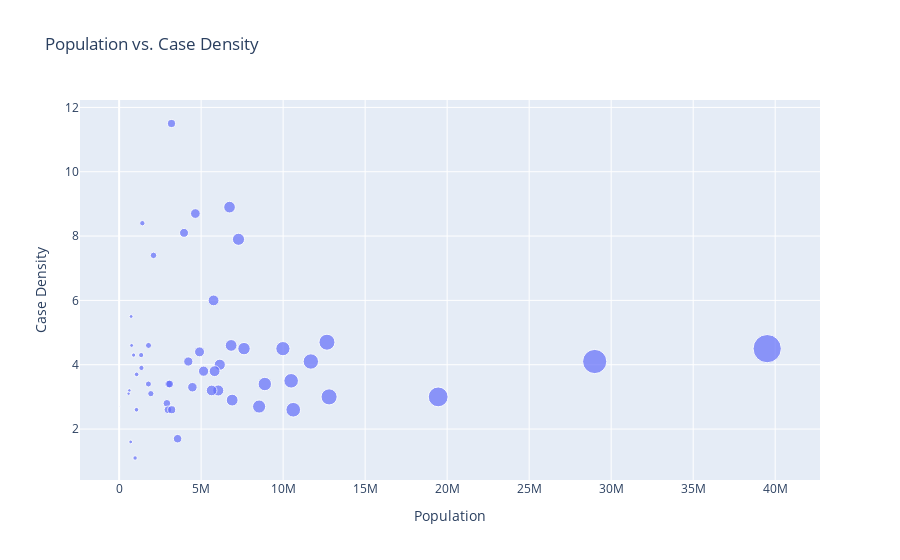

The code cell stored with this chart in its notebook:
### Markdown cell above
# Current Population vs. Case Density - Scatter Plot
Here we are looking at the current population of each state and the case density. We are using a scatter plot to visualize the data. This help us to see if there is a correlation between the population per unit land area of a state and the number of cases.

### (In order to see data on a specifdic state, we can hover over the data point and see the state name and the number of cases per 100,000 people.)

### Code cell
fig2 = px.scatter(x=df_current.population, y=df_current.caseDensity, 
           size=df_current.population, hover_name=df_current.index, title='Population vs. Case Density')

# Change axis labels
fig2.update_xaxes(title_text='Population')
fig2.update_yaxes(title_text='Case Density')

fig2.show()

### Figure 1 — Plotly figure (JSON) as saved in the notebook; plotly's stock layout.template omitted (floating-point values rounded to 4 significant figures)
{"data": [{"hovertemplate": "<b>%{hovertext}</b><br><br>x=%{x}<br>y=%{y}<br>size=%{marker.size}<extra></extra>", "hovertext": ["AK", "AL", "AR", "AZ", "CA", "CO", "CT", "DC", "DE", "FL", "GA", "HI", "IA", "ID", "IL", "IN", "KS", "KY", "LA", "MA", "MD", "ME", "MI", "MN", "MO", "MP", "MS", "MT", "NC", "ND", "NE", "NH", "NJ", "NM", "NV", "NY", "OH", "OK", "OR", "PA", "PR", "RI", "SC", "SD", "TN", "TX", "UT", "VA", "VT", "WA", "WI", "WV", "WY"], "legendgroup": "", "marker": {"color": "#636efa", "size": [731545, 4903185, 3017804, 7278717, 39512223, 5758736, 3565287, 705749, 973764, 21477737, 10617423, 1415872, 3155070, 1787065, 12671821, 6732219, 2913314, 4467673, 4648794, 6892503, 6045680, 1344212, 9986857, 5639632, 6137428, 53605, 2976149, 1068778, 10488084, 762062, 1934408, 1359711, 8882190, 2096829, 3080156, 19453561, 11689100, 3956971, 4217737, 12801989, 3193694, 1059361, 5148714, 884659, 6829174, 28995881, 3205958, 8535519, 623989, 7614893, 5822434, 1792147, 578759], "sizemode": "area", "sizeref": 98780.0, "symbol": "circle"}, "mode": "markers", "name": "", "orientation": "v", "showlegend": false, "type": "scatter", "x": [731545, 4903185, 3017804, 7278717, 39512223, 5758736, 3565287, 705749, 973764, 21477737, 10617423, 1415872, 3155070, 1787065, 12671821, 6732219, 2913314, 4467673, 4648794, 6892503, 6045680, 1344212, 9986857, 5639632, 6137428, 53605, 2976149, 1068778, 10488084, 762062, 1934408, 1359711, 8882190, 2096829, 3080156, 19453561, 11689100, 3956971, 4217737, 12801989, 3193694, 1059361, 5148714, 884659, 6829174, 28995881, 3205958, 8535519, 623989, 7614893, 5822434, 1792147, 578759], "xaxis": "x", "y": [5.5, 4.4, 3.4, 7.9, 4.5, 6, 1.7, 1.6, 1.1, null, 2.6, 8.4, null, 3.4, 4.7, 8.9, 2.8, 3.3, 8.7, 2.9, 3.2, 4.3, 4.5, 3.2, 4, 2.7, 2.6, 3.7, 3.5, 4.6, 3.1, 3.9, 3.4, 7.4, 3.4, 3, 4.1, 8.1, 4.1, 3, 11.5, 2.6, 3.8, 4.3, 4.6, 4.1, 2.6, 2.7, 3.2, 4.5, 3.8, 4.6, 3.1], "yaxis": "y"}], "layout": {"legend": {"itemsizing": "constant", "tracegroupgap": 0}, "title": {"text": "Population vs. Case Density"}, "xaxis": {"anchor": "y", "domain": [0, 1], "title": {"text": "Population"}}, "yaxis": {"anchor": "x", "domain": [0, 1], "title": {"text": "Case Density"}}}}
